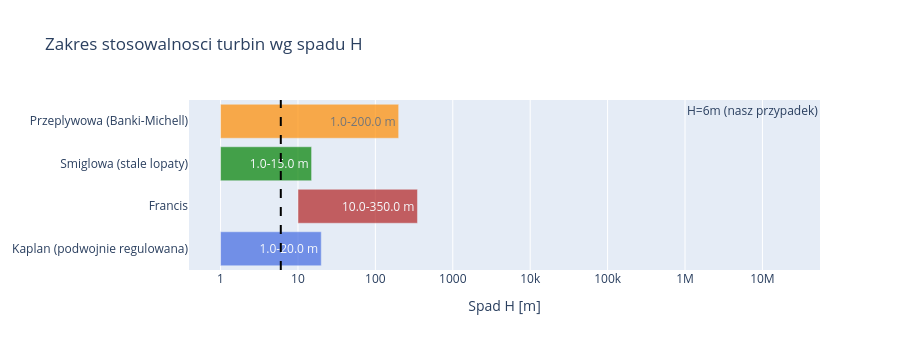

Notebook code for this chart:
### Markdown cell above
**Prompt do LLM:**
> *"Narysuj wykres stosowalnosci H-Q: dla kazdego typu turbiny zaznacz obszar
> (H_min-H_max) jako poziome pasy. Zaznacz nasz punkt projektowy (H=6m)."*

**Uzyte funkcje:** `src.turbine.filter_applicable_turbines()`

### Code cell
# Wykres stosowalnosci H-Q
main_types = ['kaplan', 'francis', 'propeller', 'crossflow']
colors_map = {'kaplan': 'royalblue', 'francis': 'firebrick',
              'propeller': 'green', 'crossflow': 'darkorange'}

fig = go.Figure()
for i, name in enumerate(main_types):
    t = TURBINE_CATALOG[name]
    H_min, H_max = t.H_range
    fig.add_trace(go.Bar(
        y=[t.name_pl], x=[H_max - H_min], base=[H_min],
        orientation='h', name=t.name_pl,
        marker_color=colors_map[name], opacity=0.7,
        text=f'{H_min}-{H_max} m', textposition='inside',
    ))

fig.add_vline(x=6.0, line_dash='dash', line_color='black',
    annotation_text='H=6m (nasz przypadek)')

fig.update_layout(
    title='Zakres stosowalnosci turbin wg spadu H',
    xaxis_title='Spad H [m]', xaxis_type='log',
    height=350, showlegend=False, barmode='overlay',
)
fig.show()

# Filtruj pasujace
valid = filter_applicable_turbines(H=6.0, Q_design=50)
print(f'Turbiny pasujace dla H=6m: {[TURBINE_CATALOG[k].name_pl for k in valid]}')

### Figure 1 — Plotly figure (JSON) as saved in the notebook; plotly's stock layout.template omitted (floating-point values rounded to 4 significant figures)
{"data": [{"base": [1], "marker": {"color": "royalblue"}, "name": "Kaplan (podwojnie regulowana)", "opacity": 0.7, "orientation": "h", "text": "1.0-20.0 m", "textposition": "inside", "type": "bar", "x": [19], "y": ["Kaplan (podwojnie regulowana)"]}, {"base": [10], "marker": {"color": "firebrick"}, "name": "Francis", "opacity": 0.7, "orientation": "h", "text": "10.0-350.0 m", "textposition": "inside", "type": "bar", "x": [340], "y": ["Francis"]}, {"base": [1], "marker": {"color": "green"}, "name": "Smiglowa (stale lopaty)", "opacity": 0.7, "orientation": "h", "text": "1.0-15.0 m", "textposition": "inside", "type": "bar", "x": [14], "y": ["Smiglowa (stale lopaty)"]}, {"base": [1], "marker": {"color": "darkorange"}, "name": "Przeplywowa (Banki-Michell)", "opacity": 0.7, "orientation": "h", "text": "1.0-200.0 m", "textposition": "inside", "type": "bar", "x": [199], "y": ["Przeplywowa (Banki-Michell)"]}], "layout": {"annotations": [{"showarrow": false, "text": "H=6m (nasz przypadek)", "x": 6, "xanchor": "left", "xref": "x", "y": 1, "yanchor": "top", "yref": "y domain"}], "barmode": "overlay", "height": 350, "shapes": [{"line": {"color": "black", "dash": "dash"}, "type": "line", "x0": 6, "x1": 6, "xref": "x", "y0": 0, "y1": 1, "yref": "y domain"}], "showlegend": false, "title": {"text": "Zakres stosowalnosci turbin wg spadu H"}, "xaxis": {"title": {"text": "Spad H [m]"}, "type": "log"}}}
